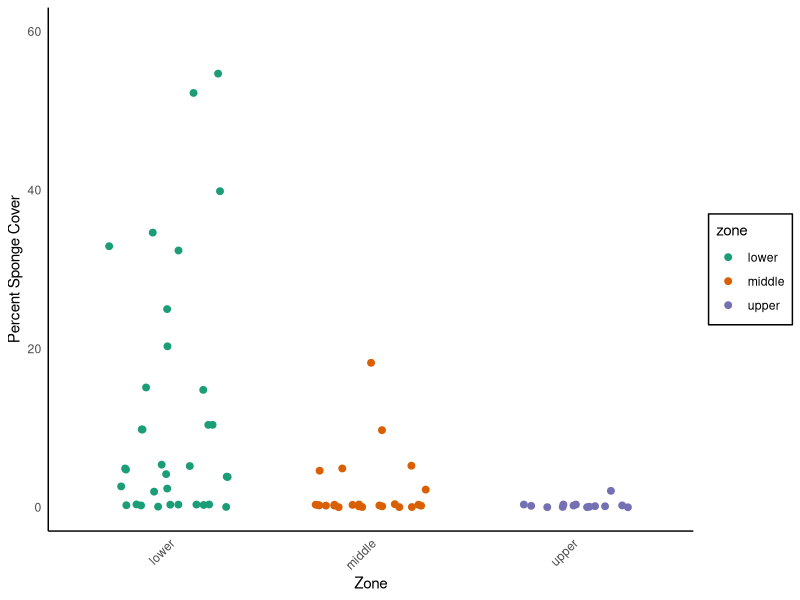
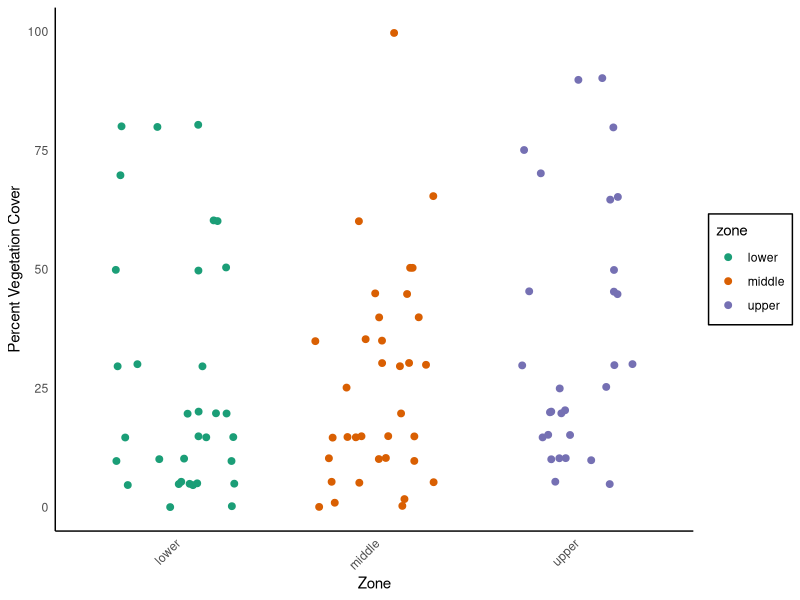
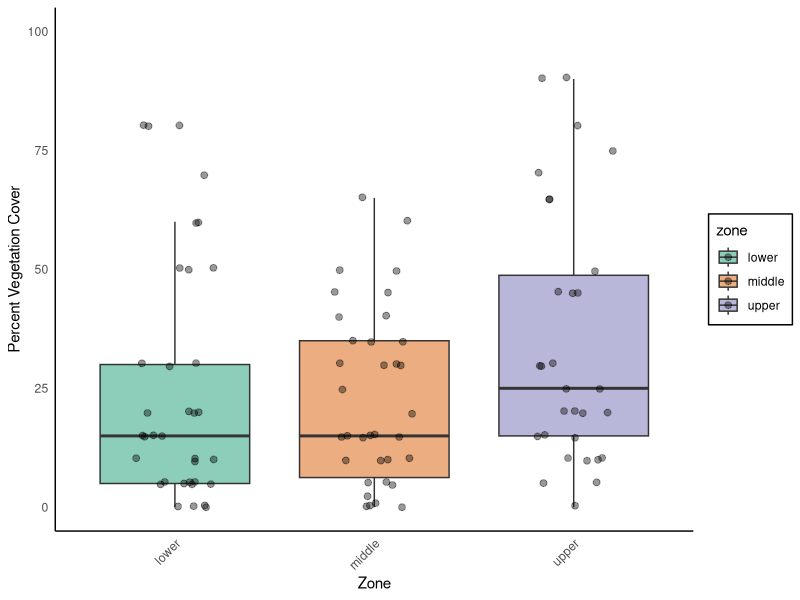

The R source for these figures, in order:
## SHEET ONE: DATA VISUALISATION
# January 2025

# import required libraries
library(tidyverse)
library(readxl)
library(RColorBrewer)

# import data
all_data_quadrats <- read_excel("quadrat_data_sheets/all_data_quadrats.xlsx")


# view data
head(all_data_quadrats)
view(all_data_quadrats)

# Summarising data by zone - creating mean values
groupedzone <- all_data_quadrats %>%
  group_by(zone) %>%
  summarize(
    mean_total_percent_sponge_cover = mean(total_percent_sponge_cover, na.rm = TRUE),
    mean_percent_cover_veg = mean(percent_cover_veg, na.rm = TRUE),
    mean_percent_cover_barnacle = mean(percent_cover_barnacle, na.rm = TRUE)
  )

# plot total sponge cover
ggplot(all_data_quadrats, aes(x = zone, y = total_percent_sponge_cover, color = zone)) +
  geom_jitter(width = 0.3, size = 2) +
  scale_color_brewer(palette = "Dark2") +
  theme_minimal() +
  ylim(0,60) +
  labs(
    x = "Zone",
    y = "Percent Sponge Cover"
  ) +
  theme(
    axis.text.x = element_text(angle = 45, hjust = 1),
    panel.grid.major = element_blank(),  
    panel.grid.minor = element_blank(),  
    panel.border = element_blank(),  
    legend.background = element_rect(fill = "white"),
    axis.line = element_line(colour = "black")
  )

# plot total veg cover
ggplot(all_data_quadrats, aes(x = zone, y = percent_cover_veg, color = zone)) +
  geom_jitter(width = 0.3, size = 2) +
  scale_color_brewer(palette = "Dark2") +
  theme_minimal() +
  ylim(0,100) +
  labs(
    x = "Zone",
    y = "Percent Vegetation Cover")+
  theme(
    axis.text.x = element_text(angle = 45, hjust = 1),
    panel.grid.major = element_blank(),  
    panel.grid.minor = element_blank(),  
    panel.border = element_blank(),  
    legend.background = element_rect(fill = "white"),
    axis.line = element_line(colour = "black")
  )

# veg cover boxplot 
ggplot(all_data_quadrats, aes(x = zone, y = percent_cover_veg, fill = zone)) +
  geom_boxplot(outlier.shape = NA, alpha = 0.5) + 
  geom_jitter(width = 0.2, size = 2, alpha = 0.4) +
  scale_fill_brewer(palette = "Dark2") +  # <- this line adds the colorblind-friendly palette
  theme_minimal() +
  ylim(0, 100) +
  labs(
    x = "Zone",
    y = "Percent Vegetation Cover"
  ) +
  theme(
    axis.text.x = element_text(angle = 45, hjust = 1),
    panel.grid.major = element_blank(),  
    panel.grid.minor = element_blank(),  
    panel.border = element_blank(),  
    legend.background = element_rect(fill = "white"),
    axis.line = element_line(colour = "black")
  )


# ------------------------------------------
# note on the outlier in middle -  
# Natural Variation – 
# not removing it because:
# outlier is a real observation and part of natural variability, 
# it is included to reflect the true range of data.
# ------------------------------------------
